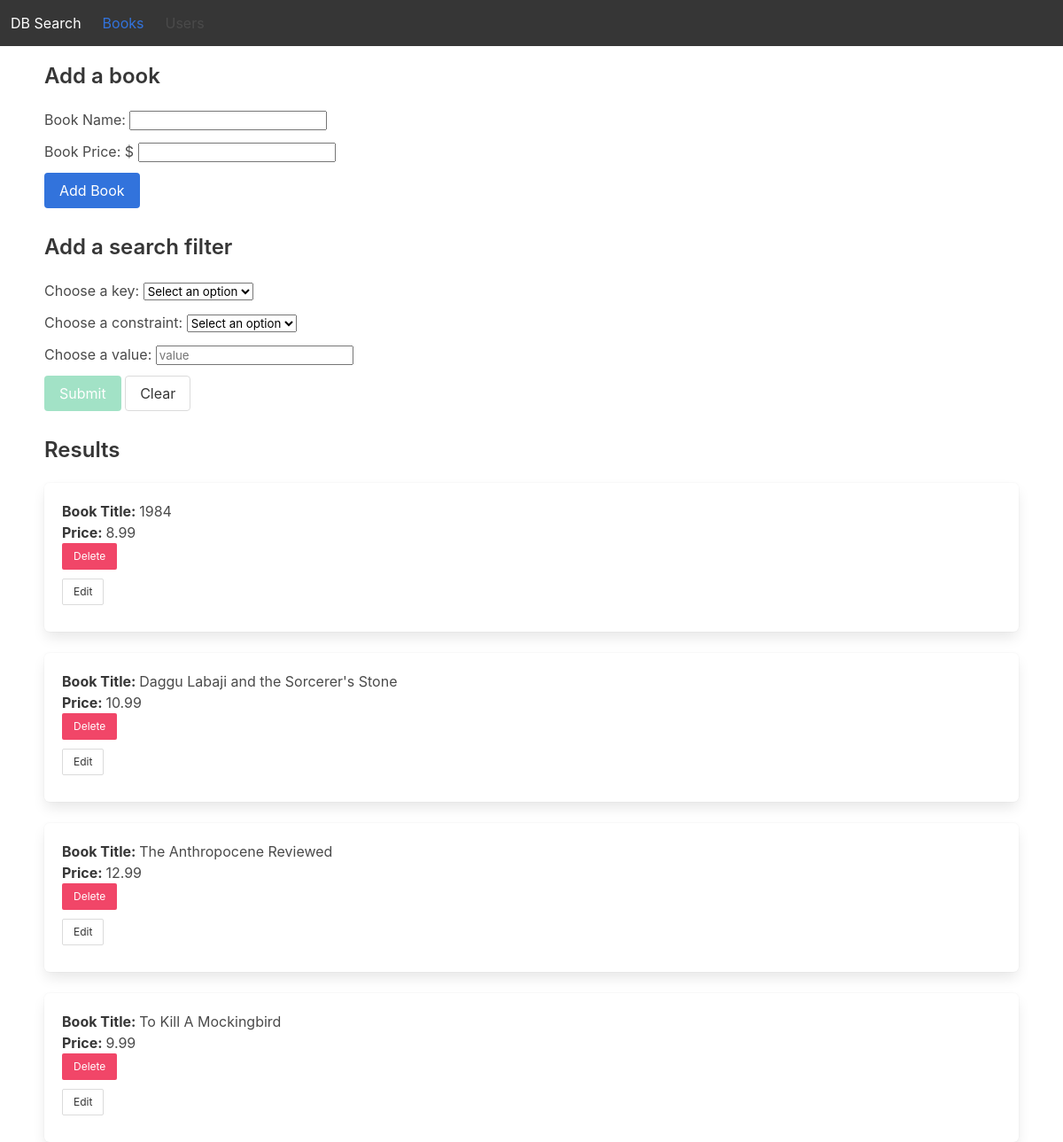
Before: / with the older database file.
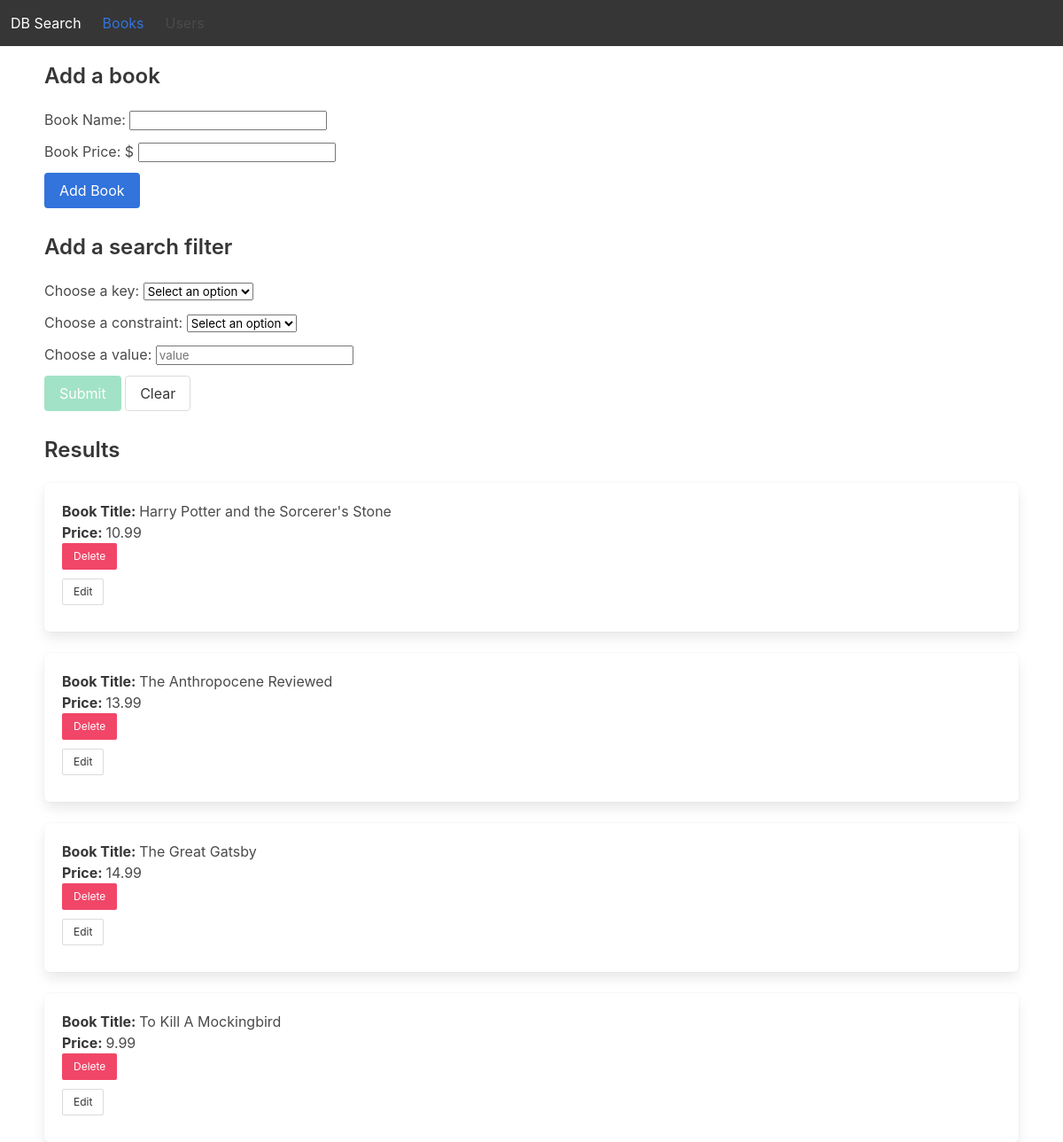
After: the same page with the newer database file.
### readers/models.py (models this page shows, shortened)
class Book(models.Model):
    name = models.CharField(max_length=100)
    price = models.FloatField()
    class Meta:
        ordering = ('name',)

### readers/views.py (the view)
# urls.py: path('', index, name='index'),
@csrf_exempt
def index(request):
    books = Book.objects.all()
    context = {
        'books': books,
        'checkboxForm': getCheckboxForm()
    }
    return render(request, 'booksPage.html', context)

### readers/forms.py
class OptionsForm(forms.Form):
    options = forms.MultipleChoiceField(
        choices=[],
        widget=forms.CheckboxSelectMultiple,
        required=False,
        label=''
    )

### readers/views.py (called while the page is built)
def getCheckboxForm():
    books = Book.objects.all().values_list('pk', 'name')
    choices = [(pk, name) for pk, name in books]
    form = OptionsForm()
    form.fields['options'].choices = choices
    return form

### readers/templates/booksPage.html (shortened to what this page needs)
<!DOCTYPE html>
<html>
    <head>
        {% load static %}
        <link rel="stylesheet" href="https://cdn.jsdelivr.net/npm/bulma@0.9.0/css/bulma.min.css">
    </head>
    <body>
        <main>
                <nav class="navbar is-dark">
                    <div class="navbar-brand">
                        <p class="navbar-item">DB Search</p>
                    </div>
                    <a class="navbar-item is-selected" id = "books-tab" href="{% url 'index' %}">
                        Books
                      </a>
                      <a class="navbar-item" id = "users-tab" href = "{% url 'users_page' %}">
                        Users
                      </a>
                </nav>
                <div class = "block" id = "books-content">
                <h1 class = "title is-4">Add a book</h1>
                <form class = "forms" method="post" action ="{% url 'add_book' %}" >
                    <div class = "field">
                    <label for="name">Book Name:</label>
                    <input type="text" id="name" name="name" required><br>
                </div>
                    <div class = "field">
                    <label for="price">Book Price: $</label>
                    <input type="number" step="0.01" id="price" name="price" required><br>
                </div>
                    <button type="submit" class="button is-primary">Add Book</button>
                </form>
                <h1 class = "title is-4">Add a search filter</h1>
                <form id="book-filter-form" class = "forms" method="post" action="{% url 'book_filter' %}">
                    <div class = "field">
                        <label for="dropdown1Book">Choose a key:</label>
                        <select id="dropdown1Book" name="key">
                            <option value="">Select an option</option>
                        </select>
                    </div>
                    <div class = "field">
                        <label for="dropdown2Book">Choose a constraint:</label>
                        <select id="dropdown2Book" name="constraint">
                            <option value="">Select an option</option>
                        </select>
                    </div>
                    <div class = "field">
                        <label for="textFieldBook">Choose a value:</label>
                        <input type="text" id="textFieldBook" name="value" placeholder="value">
                    </div>
                    <button type="submit" id="submitBtnBook" class="button is-success" disabled>Submit</button>
                    <button type="button" id="clearBtnBook" class="button">Clear</button>
                </form>
                <h1 class = "title is-4 ">Results</h1>
                {% if books %}
                {% for book in books %}
                <div class = "box">
                    <p><strong>Book Title: </strong>{{book.name}}</p>
                    <p><strong>Price: </strong>{{book.price}}</p>
                    <form method="post" action="{% url 'delete_book' book.pk %}">
                        <button type="submit" class="button is-danger is-small">Delete</button>
                    </form>
                    <button class="editButton button is-small">Edit</button>
                </div>
                {% endfor %}
                {% else %}
                <div class="title is-4 center-text red">
                    No results
                </div>
                {% endif %}
            </div>
        </main>
    </body>
    </html>

Changed rows visible on the page:
removed Book: name "1984", price "8.99"
changed Book: name "Daggu Labaji and the Sorcerer's Stone" → "Harry Potter and the Sorcerer's Stone"
changed Book "The Anthropocene Reviewed": price "12.99" → "13.99"
added Book: name "The Great Gatsby", price "14.99"
